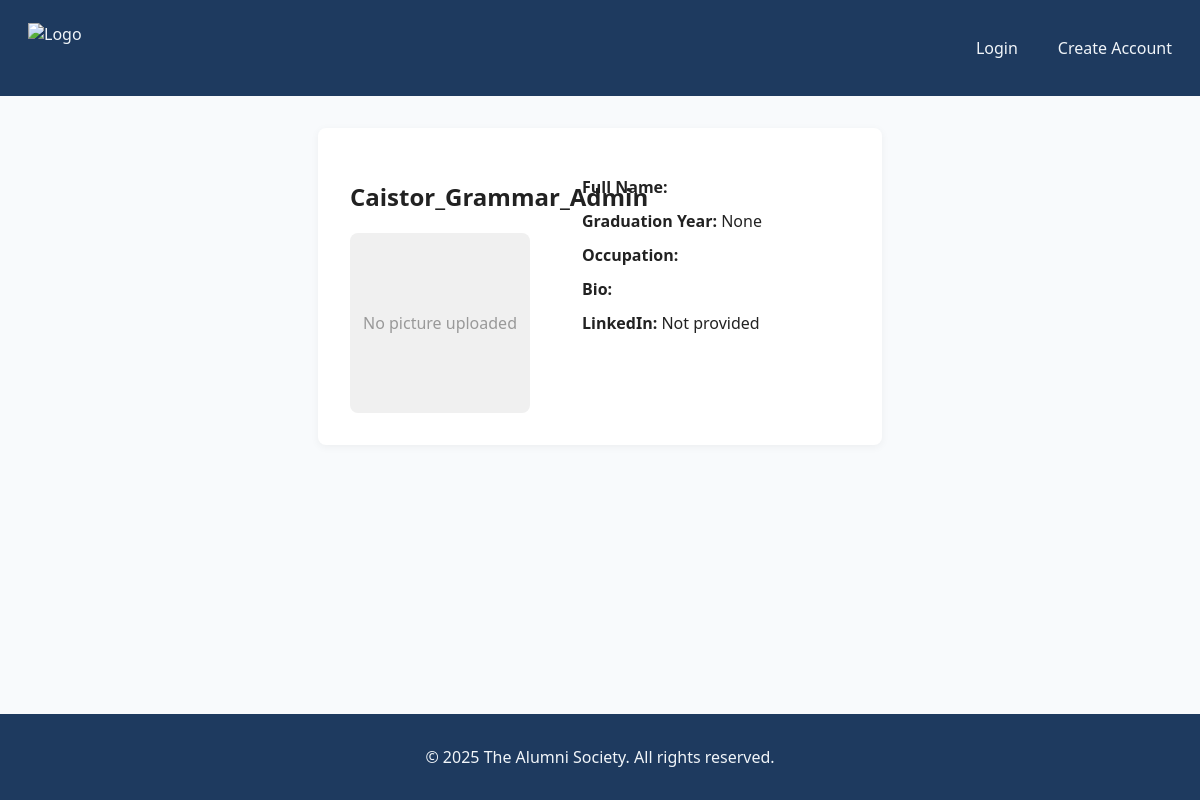
The page /accounts/profile/Caistor_Grammar_Admin/ on the database as committed earlier.
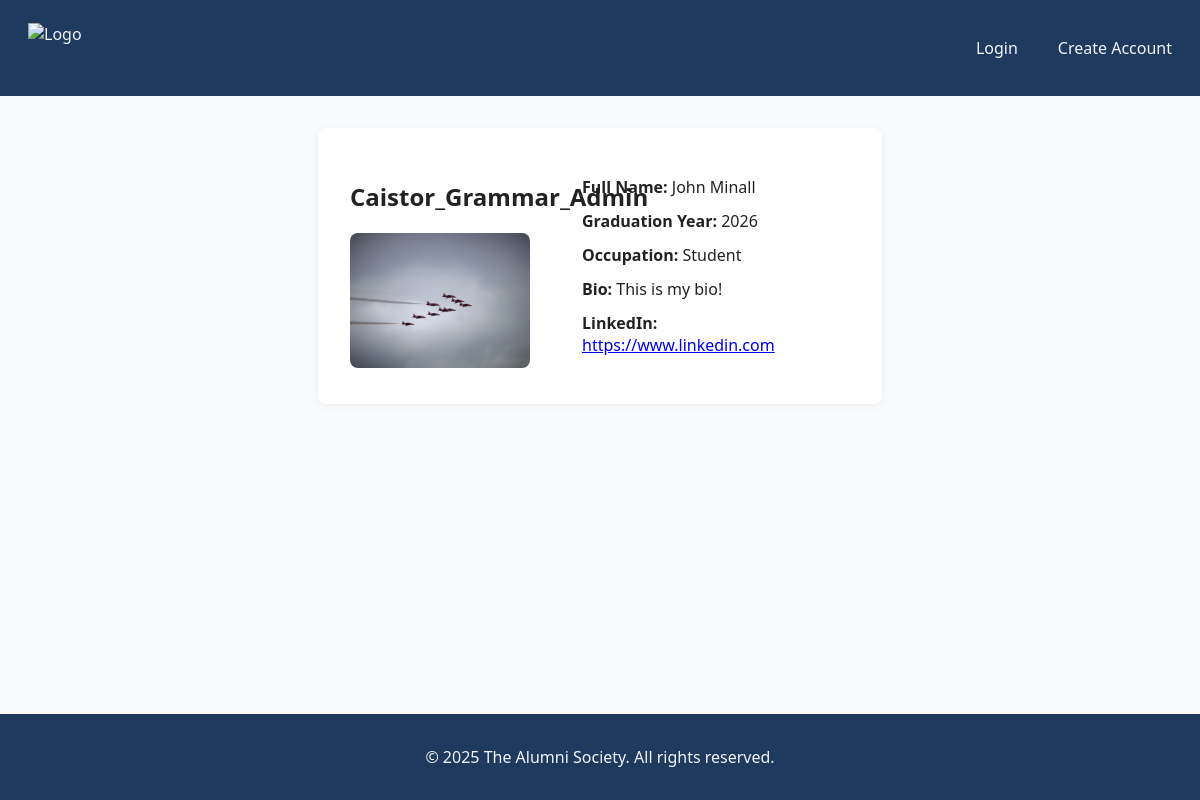
The same page on the database as committed later.
### Accounts/models.py (models this page shows, shortened)
class User(AbstractUser):
    school = models.ForeignKey(School, on_delete=models.CASCADE, related_name="users", null=True, blank=True)
    graduation_year = models.PositiveIntegerField(null=True, blank=True)
    occupation = models.CharField(max_length=100, blank=True)
    bio = models.TextField(blank=True)
    linkedin_url = models.URLField(blank=True)
    profile_picture = models.ImageField(upload_to='profile_pics/', blank=True, null=True)
    is_staff_account = models.BooleanField(default=False)
    is_superuser_account = models.BooleanField(default=False)
    is_student_account = models.BooleanField(default=False)

### Accounts/views.py (the view)
# urls.py: path("profile/<str:username>/", views.public_profile_view, name="public_profile"),
def public_profile_view(request, username):
    alumni = get_object_or_404(User, username=username)
    return render(request, "Accounts/profile_view.html", {"alumni": alumni})

### Accounts/templates/accounts/profile_view.html
{% extends "Main/base.html" %}
{% load static %}
{% block content %}
<div class="profile-container">
    <div class="profile-left">
        <h2>{{ alumni.username }}</h2>
        {% if alumni.profile_picture %}
            <img src="{{ alumni.profile_picture.url }}" alt="{{ alumni.username }} Profile Picture" class="profile-img">
        {% else %}
            <div class="profile-no-img">No picture uploaded</div>
        {% endif %}
    </div>
    <div class="profile-right">
        <ul>
            <li><strong>Full Name:</strong> {{ alumni.first_name }} {{ alumni.last_name }}</li>
            <li><strong>Graduation Year:</strong> {{ alumni.graduation_year }}</li>
            <li><strong>Occupation:</strong> {{ alumni.occupation }}</li>
            <li><strong>Bio:</strong> {{ alumni.bio }}</li>
            <li><strong>LinkedIn:</strong>
                {% if alumni.linkedin_url %}
                    <a href="{{ alumni.linkedin_url }}" target="_blank">{{ alumni.linkedin_url }}</a>
                {% else %}
                    <span class="text-muted">Not provided</span>
                {% endif %}
            </li>
        </ul>
    </div>
</div>
{% endblock %}

Rows that differ between the two databases and show on the page:
changed User "Caistor_Grammar_Admin": profile_picture: picture added; first_name (not shown) → "John"; last_name (not shown) → "Minall"; graduation_year "None" → "2026"; occupation (not shown) → "Student"; bio (not shown) → "This is my bio!"; linkedin_url (not shown) → "https://www.linkedin.com"
Other text that changed with them:
text no longer shown: "No picture uploaded Not provided"
